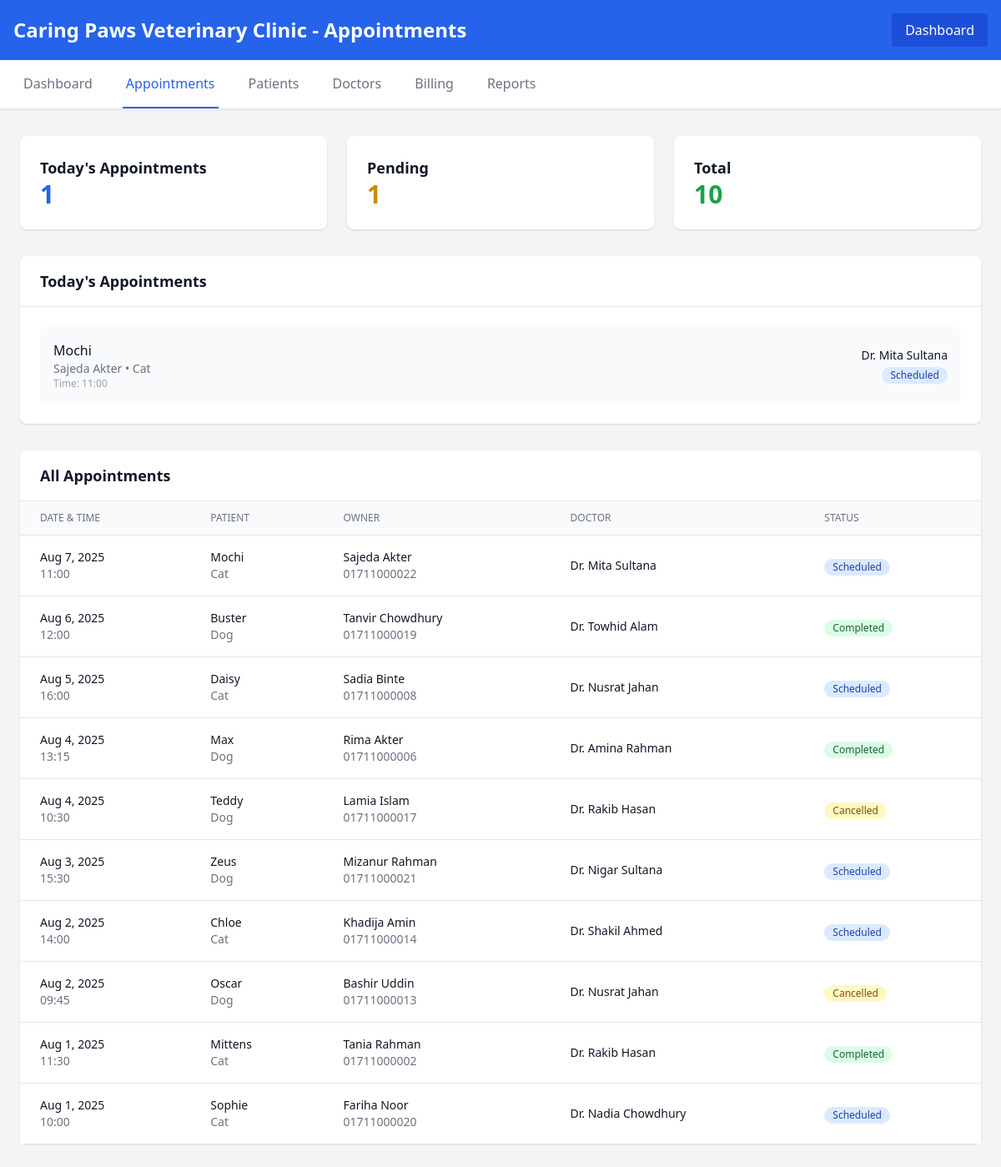
The app's page /staff_member/appointments.php (signed in) with its own data.
### tables this page shows
CREATE TABLE `appointments` (
  `appointment_id` int(11) NOT NULL,
  `doctor_id` int(11) DEFAULT NULL,
  `patient_id` int(11) DEFAULT NULL,
  `date` date DEFAULT NULL,
  `time` time DEFAULT NULL,
  `status` enum('Scheduled','Completed','Cancelled') DEFAULT NULL
);

CREATE TABLE `patients` (
  `patient_id` int(11) NOT NULL,
  `owner_id` int(11) DEFAULT NULL,
  `animal_name` varchar(100) DEFAULT NULL,
  `species` varchar(50) DEFAULT NULL,
  `breed` varchar(100) DEFAULT NULL,
  `age` int(11) DEFAULT NULL,
  `gender` enum('Male','Female') DEFAULT NULL
);

CREATE TABLE `users` (
  `user_id` int(11) NOT NULL,
  `name` varchar(100) DEFAULT NULL,
  `email` varchar(100) DEFAULT NULL,
  `phone` varchar(20) DEFAULT NULL,
  `password` varchar(255) DEFAULT NULL,
  `address` text DEFAULT NULL
);

CREATE TABLE `doctors` (
  `doctor_id` int(11) NOT NULL,
  `name` varchar(100) DEFAULT NULL,
  `specialization` varchar(100) DEFAULT NULL,
  `area` varchar(100) DEFAULT NULL,
  `contact` varchar(20) DEFAULT NULL,
  `address` text DEFAULT NULL,
  `latitude` decimal(10,8) DEFAULT NULL,
  `longitude` decimal(11,8) DEFAULT NULL,
  `location_id` int(11) DEFAULT NULL,
  `availability` text DEFAULT NULL
);

### staff_member/appointments.php (the view, shortened to what this page needs)
<?php
$clinic_name = "Caring Paws Veterinary Clinic";
require_once '../config.php';
$today_appointments = [];
$pending_appointments = [];
$all_appointments = [];
try {
    $result = $pdo->query("DESCRIBE appointments");
    $columns = $result->fetchAll(PDO::FETCH_COLUMN);
    $date_column = in_array('appointment_date', $columns) ? 'appointment_date' : 'date';
    $time_column = in_array('appointment_time', $columns) ? 'appointment_time' : 'time';
    $today_appointments = $pdo->query("
        SELECT a.*, p.animal_name, p.species, u.name as owner_name, u.phone, d.name as doctor_name
        FROM appointments a
        JOIN patients p ON a.patient_id = p.patient_id
        JOIN users u ON p.owner_id = u.user_id
        JOIN doctors d ON a.doctor_id = d.doctor_id
        WHERE DATE(a.$date_column) = CURDATE()
        ORDER BY a.$time_column
    ")->fetchAll(PDO::FETCH_ASSOC);
    $pending_appointments = $pdo->query("
        SELECT a.*, p.animal_name, p.species, u.name as owner_name, u.phone, d.name as doctor_name
        FROM appointments a
        JOIN patients p ON a.patient_id = p.patient_id
        JOIN users u ON p.owner_id = u.user_id
        JOIN doctors d ON a.doctor_id = d.doctor_id
        WHERE a.status = 'Scheduled' AND a.$date_column >= CURDATE()
        ORDER BY a.$date_column, a.$time_column
        LIMIT 20
    ")->fetchAll(PDO::FETCH_ASSOC);
    $all_appointments = $pdo->query("
        SELECT a.*, p.animal_name, p.species, u.name as owner_name, u.phone, d.name as doctor_name
        FROM appointments a
        JOIN patients p ON a.patient_id = p.patient_id
        JOIN users u ON p.owner_id = u.user_id
        JOIN doctors d ON a.doctor_id = d.doctor_id
        ORDER BY a.$date_column DESC, a.$time_column DESC
        LIMIT 50
    ")->fetchAll(PDO::FETCH_ASSOC);
} catch(PDOException $e) {
    $error_message = "Database error: " . $e->getMessage();
}
?>
<!DOCTYPE html>
<html lang="en">
<head>
    <script src="https://cdn.tailwindcss.com"></script>
</head>
<body class="bg-gray-100">
    <header class="bg-blue-600 text-white p-4">
        <div class="max-w-7xl mx-auto flex justify-between items-center">
            <h1 class="text-2xl font-bold"><?php echo $clinic_name; ?> - Appointments</h1>
            <a href="dashboard.php" class="bg-blue-700 px-4 py-2 rounded">Dashboard</a>
        </div>
    </header>
    <nav class="bg-white shadow-sm border-b">
        <div class="max-w-7xl mx-auto px-6">
            <div class="flex space-x-8">
                <a href="dashboard.php" class="text-gray-500 hover:text-blue-600 py-4 px-1 font-medium">Dashboard</a>
                <a href="appointments.php" class="border-b-2 border-blue-600 text-blue-600 py-4 px-1 font-medium">Appointments</a>
                <a href="patients.php" class="text-gray-500 hover:text-blue-600 py-4 px-1 font-medium">Patients</a>
                <a href="doctors.php" class="text-gray-500 hover:text-blue-600 py-4 px-1 font-medium">Doctors</a>
                <a href="billing.php" class="text-gray-500 hover:text-blue-600 py-4 px-1 font-medium">Billing</a>
                <a href="reports.php" class="text-gray-500 hover:text-blue-600 py-4 px-1 font-medium">Reports</a>
            </div>
        </div>
    </nav>
    <main class="max-w-7xl mx-auto px-6 py-8">
        <div class="grid grid-cols-1 md:grid-cols-3 gap-6 mb-8">
            <div class="bg-white rounded-lg shadow p-6">
                <h3 class="text-lg font-semibold text-gray-900">Today's Appointments</h3>
                <p class="text-3xl font-bold text-blue-600"><?php echo count($today_appointments); ?></p>
            </div>
            <div class="bg-white rounded-lg shadow p-6">
                <h3 class="text-lg font-semibold text-gray-900">Pending</h3>
                <p class="text-3xl font-bold text-yellow-600"><?php echo count($pending_appointments); ?></p>
            </div>
            <div class="bg-white rounded-lg shadow p-6">
                <h3 class="text-lg font-semibold text-gray-900">Total</h3>
                <p class="text-3xl font-bold text-green-600"><?php echo count($all_appointments); ?></p>
            </div>
        </div>
        <div class="bg-white rounded-lg shadow mb-8">
            <div class="px-6 py-4 border-b border-gray-200">
                <h3 class="text-lg font-semibold text-gray-900">Today's Appointments</h3>
            </div>
            <div class="p-6">
                <?php if (!empty($today_appointments)): ?>
                    <div class="space-y-4">
                        <?php foreach($today_appointments as $appointment): ?>
                            <div class="flex items-center justify-between p-4 bg-gray-50 rounded-lg">
                                <div>
                                    <p class="font-medium text-gray-900">
                                        <?php echo htmlspecialchars($appointment['animal_name'] ?? 'Unknown'); ?>
                                    </p>
                                    <p class="text-sm text-gray-500">
                                        <?php echo htmlspecialchars($appointment['owner_name'] ?? 'Unknown'); ?> •
                                        <?php echo htmlspecialchars($appointment['species'] ?? 'Unknown'); ?>
                                    </p>
                                    <p class="text-xs text-gray-400">
                                        Time: <?php echo date('H:i', strtotime($appointment[$time_column] ?? '00:00')); ?>
                                    </p>
                                </div>
                                <div class="text-right">
                                    <p class="text-sm font-medium text-gray-900">
                                        <?php echo htmlspecialchars($appointment['doctor_name'] ?? 'Unknown'); ?>
                                    </p>
                                    <span class="inline-flex items-center px-2.5 py-0.5 rounded-full text-xs font-medium bg-blue-100 text-blue-800">
                                        <?php echo htmlspecialchars($appointment['status'] ?? 'Unknown'); ?>
                                    </span>
                                </div>
                            </div>
                        <?php endforeach; ?>
                    </div>
                <?php else: ?>
                    <p class="text-gray-500 text-center py-8">No appointments scheduled for today.</p>
                <?php endif; ?>
            </div>
        </div>
        <div class="bg-white rounded-lg shadow">
            <div class="px-6 py-4 border-b border-gray-200">
                <h3 class="text-lg font-semibold text-gray-900">All Appointments</h3>
            </div>
            <div class="overflow-x-auto">
                <table class="min-w-full divide-y divide-gray-200">
                    <thead class="bg-gray-50">
                        <tr>
                            <th class="px-6 py-3 text-left text-xs font-medium text-gray-500 uppercase">Date & Time</th>
                            <th class="px-6 py-3 text-left text-xs font-medium text-gray-500 uppercase">Patient</th>
                            <th class="px-6 py-3 text-left text-xs font-medium text-gray-500 uppercase">Owner</th>
                            <th class="px-6 py-3 text-left text-xs font-medium text-gray-500 uppercase">Doctor</th>
                            <th class="px-6 py-3 text-left text-xs font-medium text-gray-500 uppercase">Status</th>
                        </tr>
                    </thead>
                    <tbody class="bg-white divide-y divide-gray-200">
                        <?php foreach($all_appointments as $appointment): ?>
                            <tr class="hover:bg-gray-50">
                                <td class="px-6 py-4 whitespace-nowrap text-sm text-gray-900">
                                    <?php echo date('M j, Y', strtotime($appointment[$date_column] ?? 'now')); ?><br>
                                    <span class="text-gray-500"><?php echo date('H:i', strtotime($appointment[$time_column] ?? '00:00')); ?></span>
                                </td>
                                <td class="px-6 py-4 whitespace-nowrap">
                                    <div class="text-sm font-medium text-gray-900">
                                        <?php echo htmlspecialchars($appointment['animal_name'] ?? 'Unknown'); ?>
                                    </div>
                                    <div class="text-sm text-gray-500">
                                        <?php echo htmlspecialchars($appointment['species'] ?? 'Unknown'); ?>
                                    </div>
                                </td>
                                <td class="px-6 py-4 whitespace-nowrap">
                                    <div class="text-sm text-gray-900">
                                        <?php echo htmlspecialchars($appointment['owner_name'] ?? 'Unknown'); ?>
                                    </div>
                                    <div class="text-sm text-gray-500">
                                        <?php echo htmlspecialchars($appointment['phone'] ?? 'N/A'); ?>
                                    </div>
                                </td>
                                <td class="px-6 py-4 whitespace-nowrap text-sm text-gray-900">
                                    <?php echo htmlspecialchars($appointment['doctor_name'] ?? 'Unknown'); ?>
                                </td>
                                <td class="px-6 py-4 whitespace-nowrap">
                                    <span class="inline-flex items-center px-2.5 py-0.5 rounded-full text-xs font-medium
                                        <?php echo ($appointment['status'] ?? '') === 'Completed' ? 'bg-green-100 text-green-800' :
                                                   (($appointment['status'] ?? '') === 'Scheduled' ? 'bg-blue-100 text-blue-800' :
                                                   'bg-yellow-100 text-yellow-800'); ?>">
                                        <?php echo htmlspecialchars($appointment['status'] ?? 'Unknown'); ?>
                                    </span>
                                </td>
                            </tr>
                        <?php endforeach; ?>
                    </tbody>
                </table>
            </div>
        </div>
    </main>
</body>
</html>

### records on screen
appointments: patient.animal_name "Mochi", users.name "Sajeda Akter", patient.species "Cat", time "11:00", doctor.name "Dr. Mita Sultana", status "Scheduled", date "Aug 7, 2025", users.phone "01711000022"
appointments: date "Aug 6, 2025", time "12:00", patient.animal_name "Buster", patient.species "Dog", users.name "Tanvir Chowdhury", users.phone "01711000019", doctor.name "Dr. Towhid Alam", status "Completed"
appointments: date "Aug 5, 2025", time "16:00", patient.animal_name "Daisy", patient.species "Cat", users.name "Sadia Binte", users.phone "01711000008", doctor.name "Dr. Nusrat Jahan", status "Scheduled"
appointments: date "Aug 4, 2025", time "13:15", patient.animal_name "Max", patient.species "Dog", users.name "Rima Akter", users.phone "01711000006", doctor.name "Dr. Amina Rahman", status "Completed"
appointments: date "Aug 4, 2025", time "10:30", patient.animal_name "Teddy", patient.species "Dog", users.name "Lamia Islam", users.phone "01711000017", doctor.name "Dr. Rakib Hasan", status "Cancelled"
appointments: date "Aug 3, 2025", time "15:30", patient.animal_name "Zeus", patient.species "Dog", users.name "Mizanur Rahman", users.phone "01711000021", doctor.name "Dr. Nigar Sultana", status "Scheduled"
appointments: date "Aug 2, 2025", time "14:00", patient.animal_name "Chloe", patient.species "Cat", users.name "Khadija Amin", users.phone "01711000014", doctor.name "Dr. Shakil Ahmed", status "Scheduled"
appointments: date "Aug 2, 2025", time "09:45", patient.animal_name "Oscar", patient.species "Dog", users.name "Bashir Uddin", users.phone "01711000013", doctor.name "Dr. Nusrat Jahan", status "Cancelled"
appointments: date "Aug 1, 2025", time "11:30", patient.animal_name "Mittens", patient.species "Cat", users.name "Tania Rahman", users.phone "01711000002", doctor.name "Dr. Rakib Hasan", status "Completed"
appointments: date "Aug 1, 2025", time "10:00", patient.animal_name "Sophie", patient.species "Cat", users.name "Fariha Noor", users.phone "01711000020", doctor.name "Dr. Nadia Chowdhury", status "Scheduled"

### other values on screen
$clinic_name "Caring Paws Veterinary Clinic"
count($today_appointments) "1"
count($pending_appointments) "1"
count($all_appointments) "10"
